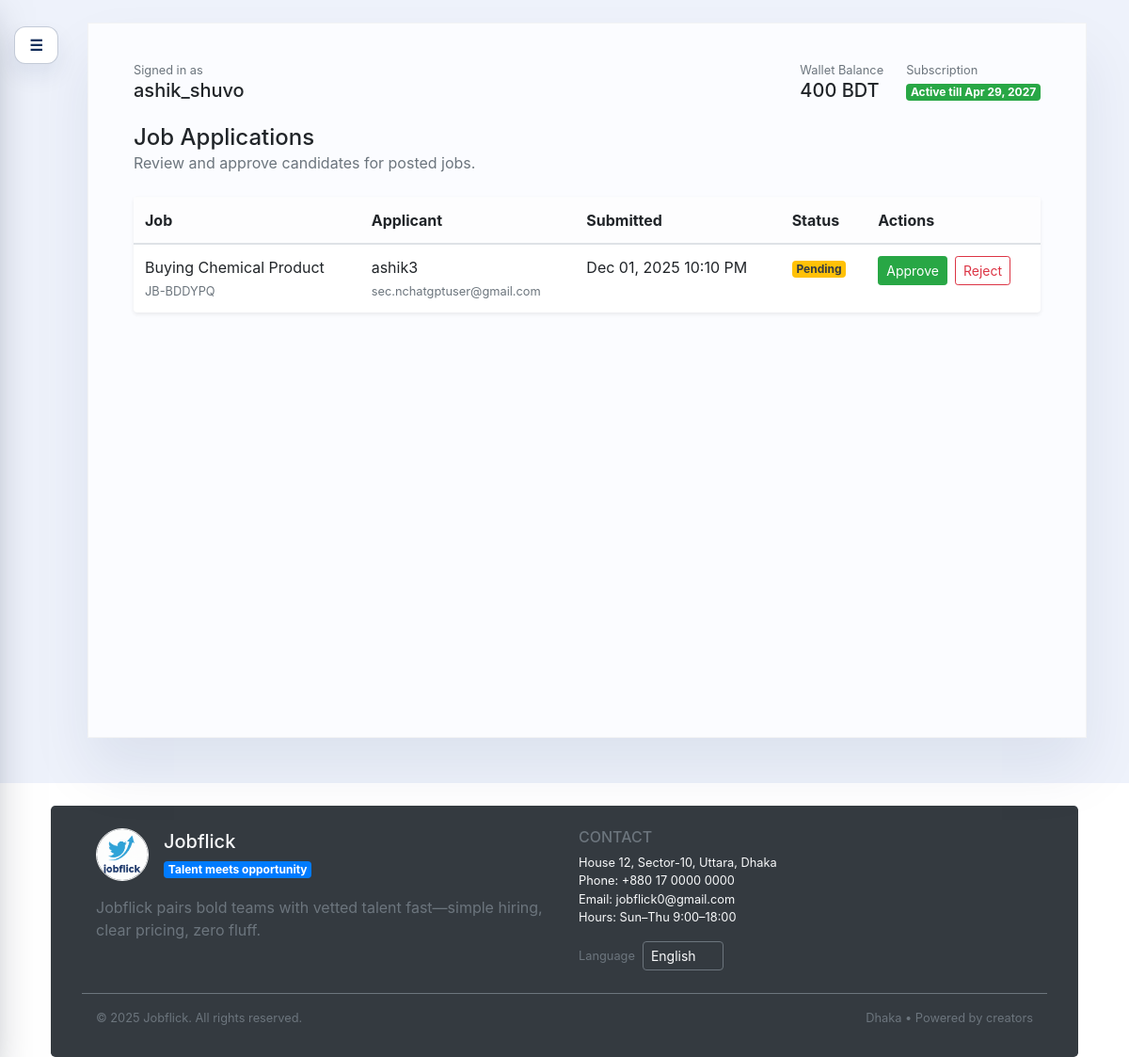
/applications/ (signed in), run on the app's committed database.
### userprofile/models.py (models this page shows, shortened)
class UserProfile(models.Model):
	class SubscriptionPlan(models.TextChoices):
		NONE = "none", "No Subscription"
		ONE_MONTH = "one_month", "1 Month"
		SIX_MONTHS = "six_months", "6 Months"
		ONE_YEAR = "one_year", "12 Months"
	SUBSCRIPTION_DETAILS = {
		SubscriptionPlan.ONE_MONTH: {
			"price": 120,
			"duration_days": 30,
			"label": "1 Month Access",
			"description": "Quick access for trying Jobflick for a month.",
		},
		SubscriptionPlan.SIX_MONTHS: {
			"price": 500,
			"duration_days": 182,
			"label": "6 Months Access",
			"description": "Unlimited job posts and applications for half a year.",
		},
		SubscriptionPlan.ONE_YEAR: {
			"price": 800,
			"duration_days": 365,
			"label": "12 Months Access",
			"description": "Full-year access to post and apply without limits.",
		},
	}
	user = models.OneToOneField(User, on_delete=models.CASCADE, related_name="profile")
	display_name = models.CharField(max_length=150, blank=True)
	photo = models.ImageField(upload_to="profile_photos/", blank=True, null=True)
	occupation = models.CharField(max_length=150, blank=True)
	skills = models.TextField(blank=True)
	present_address = models.CharField(max_length=255, blank=True)
	bio = models.TextField(blank=True)
	wallet_balance = models.PositiveIntegerField(default=2000)
	subscription_plan = models.CharField(
		max_length=20,
		choices=SubscriptionPlan.choices,
		default=SubscriptionPlan.NONE,
	)
	subscription_expires_at = models.DateField(blank=True, null=True)
	@property
	def has_active_subscription(self) -> bool:
		if not self.subscription_expires_at:
			return False
		return self.subscription_expires_at >= timezone.now().date()

### jobs/models.py (models this page shows, shortened)
class JobApplication(models.Model):
	class Status(models.TextChoices):
		PENDING = "pending", "Pending"
		APPROVED = "approved", "Approved"
		REJECTED = "rejected", "Rejected"
	job = models.ForeignKey(Job, related_name="applications", on_delete=models.CASCADE)
	applicant = models.ForeignKey(settings.AUTH_USER_MODEL, related_name="job_applications", on_delete=models.CASCADE)
	cover_letter = models.TextField(blank=True)
	status = models.CharField(max_length=20, choices=Status.choices, default=Status.PENDING)
	decided_by = models.ForeignKey(
		settings.AUTH_USER_MODEL,
		related_name="decided_applications",
		on_delete=models.SET_NULL,
		null=True,
		blank=True,
	)
	decision_at = models.DateTimeField(blank=True, null=True)
	created_at = models.DateTimeField(auto_now_add=True)
	updated_at = models.DateTimeField(auto_now=True)
	class Meta:
		unique_together = ("job", "applicant")
		ordering = ["-created_at"]

class Job(models.Model):
	poster = models.ForeignKey(
		settings.AUTH_USER_MODEL,
		on_delete=models.CASCADE,
		related_name="jobs",
	)
	work_title = models.CharField(max_length=200)
	worker_type = models.CharField(max_length=120)
	duration = models.CharField(max_length=120)
	amount = models.PositiveIntegerField()
	location = models.CharField(max_length=120)
	skills = models.CharField(max_length=255)
	tracking_code = models.CharField(max_length=16, unique=True, editable=False, blank=True)
	created_at = models.DateTimeField(auto_now_add=True)
	class Meta:
		ordering = ["-created_at"]

### jobs/views.py (the view)
# urls.py: path('applications/', views.manage_applications, name="manage_job_applications"),
@staff_member_required
@never_cache
def manage_applications(request):
    profile, _ = UserProfile.objects.get_or_create(user=request.user)
    applications = (
        JobApplication.objects.select_related("job", "applicant", "decided_by")
        .order_by("-created_at")
    )
    return render(
        request,
        "jobs/application_list.html",
        {"applications": applications, "profile": profile, "hide_nav": True},
    )

### userprofile/context_processors.py (called while the page is built)
def unread_notifications(request):
    if request.user.is_authenticated:
        count = request.user.notifications.filter(is_read=False).count()
    else:
        count = 0
    return {"unread_notifications_count": count}

### jobs/templates/jobs/application_list.html (shortened to what this page needs)
{% extends "userprofile/layout.html" %}
{% block dashboard_content %}
<div class="d-flex justify-content-between align-items-center mb-4">
  <div>
    <h2 class="h4 mb-0">Job Applications</h2>
    <p class="text-muted mb-0">Review and approve candidates for posted jobs.</p>
  </div>
</div>
<div class="table-responsive bg-white shadow-sm rounded">
  <table class="table mb-0 align-middle">
    <thead class="table-light">
      <tr>
        <th scope="col">Job</th>
        <th scope="col">Applicant</th>
        <th scope="col">Submitted</th>
        <th scope="col">Status</th>
        <th scope="col">Actions</th>
      </tr>
    </thead>
    <tbody>
      {% for application in applications %}
      <tr>
        <td>
          <div class="fw-semibold">{{ application.job.work_title }}</div>
          <small class="text-muted">{{ application.job.tracking_code }}</small>
        </td>
        <td>
          <div>{{ application.applicant.username }}</div>
          <small class="text-muted">{{ application.applicant.email }}</small>
        </td>
        <td>{{ application.created_at|date:"M d, Y h:i A" }}</td>
        <td>
          {% if application.status == 'approved' %}
            <span class="badge badge-success">Approved</span>
          {% elif application.status == 'pending' %}
            <span class="badge badge-warning text-dark">Pending</span>
          {% else %}
            <span class="badge badge-danger">Rejected</span>
          {% endif %}
        </td>
        <td>
          {% if application.status == 'pending' %}
          <div class="d-flex align-items-center">
            <form class="mr-2" method="post" action="{% url 'update_application_status' application.id %}">
              <button class="btn btn-success btn-sm" type="submit">Approve</button>
            </form>
            <form method="post" action="{% url 'update_application_status' application.id %}">
              <button class="btn btn-outline-danger btn-sm" type="submit">Reject</button>
            </form>
          </div>
          {% else %}
            <small class="text-muted">Updated {{ application.decision_at|timesince }} ago</small>
          {% endif %}
        </td>
      </tr>
      {% empty %}
      <tr>
        <td colspan="5" class="text-center py-4 text-muted">No applications available.</td>
      </tr>
      {% endfor %}
    </tbody>
  </table>
</div>
{% endblock %}

### userprofile/templates/userprofile/layout.html (shortened to what this page needs)
{% extends "base.html" %}
{% block content %}
<div class="dashboard-shell-wrapper">
  <button class="toggle-btn menu-floating-toggle" id="menuToggle" aria-label="Toggle navigation">☰</button>
  <div class="dashboard-shell">
    <section class="dashboard-main">
      <div class="topbar flex-wrap justify-content-between" style="gap: 1rem;">
        <div class="text-end">
          <p class="text-muted small mb-0">Signed in as</p>
          <h5 class="mb-0">{{ profile.user.username }}</h5>
        </div>
        <div class="d-flex align-items-center flex-wrap" style="gap: 1.5rem;">
          <div class="text-end">
            <p class="text-muted small mb-0">Wallet Balance</p>
            <h5 class="mb-0">{{ profile.wallet_balance }} BDT</h5>
          </div>
          <div class="text-end">
            <p class="text-muted small mb-0">Subscription</p>
            {% if profile.has_active_subscription %}
              <span class="badge badge-success">Active till {{ profile.subscription_expires_at|date:"M j, Y" }}</span>
            {% else %}
              <a class="btn btn-outline-primary btn-sm" href="{% url 'userprofile-subscription' %}">Activate Access</a>
            {% endif %}
          </div>
        </div>
      </div>
      {% block dashboard_content %}{% endblock %}
    </section>
  </div>
</div>
{% endblock %}

### userprofile/templates/userprofile/layout.html (style rules this page uses)
body { background: #eef2fb; }
.dashboard-shell-wrapper { position: relative; padding-left: 3rem; }
.dashboard-shell { display: flex; min-height: calc(100vh - 40px); position: relative; overflow: visible; background: #fff; border-radius: 0; border: 1px solid rgba(14, 23, 41, 0.05); box-shadow: 0 35px 60px rgba(15, 39, 90, 0.08); }
.dashboard-main { flex: 1; padding: 2.5rem 3rem; background: #fbfcff; }
.topbar { display: flex; justify-content: flex-end; align-items: center; margin-bottom: 1.5rem; }
.toggle-btn { border: 1px solid rgba(19,47,98,0.25); background: #fff; color: #102b58; padding: 0.45rem 0.95rem; border-radius: 12px; font-weight: 600; box-shadow: 0 12px 25px rgba(16,43,88,0.08); }
.menu-floating-toggle { position: fixed; top: 1.75rem; left: 15px; transform: none; z-index: 1050; transition: left 0.35s ease; }

### data on the page
UserProfile: user.username "ashik_shuvo", wallet_balance "400", subscription_expires_at "Apr 29, 2027"
JobApplication: job.work_title "Buying Chemical Product", job.tracking_code "JB-BDDYPQ", applicant.username "ashik3", applicant.email "sec.nchatgptuser@gmail.com", created_at "Dec 01, 2025 10:10 PM", status "Pending"
